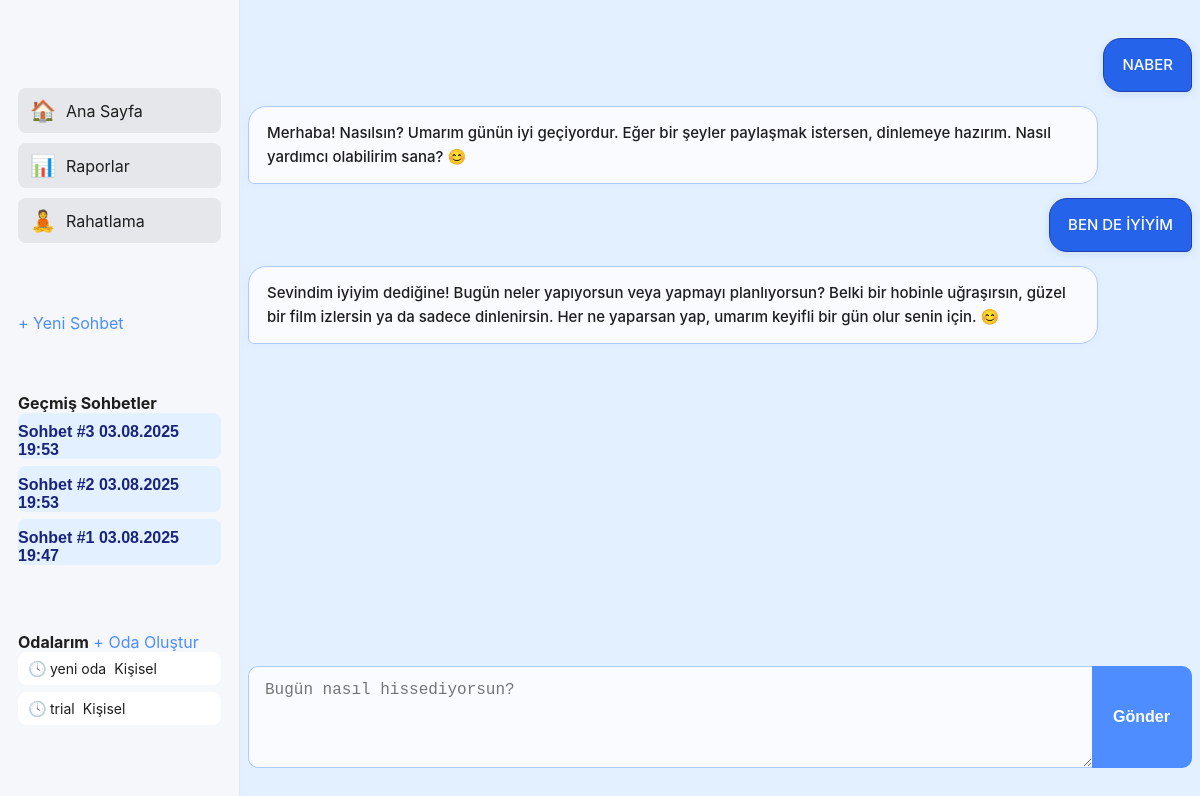
The page /chat (signed in) on the database its author committed.
### app/models.py (models this page shows)
class Chat(Base):
    __tablename__ = "chats"
    id = Column(Integer, primary_key=True, index=True)
    user_id = Column(Integer, ForeignKey("users.id"))
    title = Column(String, nullable=True)
    created_at = Column(DateTime, default=datetime.utcnow)
    messages = relationship("Message", back_populates="chat")

class ChatRoom(Base):
    __tablename__ = "chat_rooms"
    id = Column(Integer, primary_key=True, index=True)
    name = Column(String, nullable=False)
    is_group = Column(Integer, nullable=False)  # 0: false, 1: true
    members = relationship("ChatRoomMember", back_populates="room")
    messages = relationship("ChatMessage", back_populates="room")

class Message(Base):
    __tablename__ = "messages"
    id = Column(Integer, primary_key=True, index=True)
    user_id = Column(Integer, ForeignKey("users.id"))
    chat_id = Column(Integer, ForeignKey("chats.id"), nullable=True)  # Yeni eklenen alan
    session_id = Column(String, nullable=True)  # AI chat oturumu için eski alan (kademeli kaldırılacak)
    user_input = Column(Text, nullable=False)
    ai_response = Column(Text, nullable=False)
    timestamp = Column(DateTime, default=datetime.utcnow)
    stress_score = Column(Float, default=0.5) # YENİ EKLENEN SATIR
    owner = relationship("User", back_populates="messages")
    chat = relationship("Chat", back_populates="messages")

### app/chat.py (the view)
@router.get("/chat")
def get_chat(request: Request, db: Session = Depends(get_db)):
    user_id = request.cookies.get("user_id")
    if not user_id:
        return RedirectResponse("/login", status_code=303)
    chats = db.query(models.Chat).filter_by(user_id=user_id).order_by(models.Chat.created_at.desc()).all()
    user = db.query(models.User).filter_by(id=user_id).first()
    rooms = db.query(models.ChatRoom).join(models.ChatRoomMember).filter(models.ChatRoomMember.user_id == user_id).all()
    active_chat_id = request.cookies.get("active_chat_id")
    active_chat = None
    messages = []
    if active_chat_id:
        active_chat = db.query(models.Chat).filter_by(id=active_chat_id, user_id=user_id).first()
    if not active_chat and chats:
        active_chat = chats[0]
        active_chat_id = active_chat.id if active_chat else None
    if active_chat:
        messages = db.query(models.Message).filter_by(chat_id=active_chat.id).order_by(models.Message.timestamp).all()
    return database.templates.TemplateResponse("chat.html", {
        "request": request,
        "chats": chats,
        "messages": messages,
        "user": user,
        "rooms": rooms,
        "current_chat_id": active_chat_id
    })

### app/templates/chat.html (shortened to what this page needs)
<!DOCTYPE html>
<html lang="tr">
<head>
    <link rel="stylesheet" href="/static/style.css">
</head>
<body class="chat-bg">
    <div class="sidebar px-2 pt-3" style="min-width: 240px; background: #f5f7fa; border-right: 1px solid #e5e7eb; height: 100vh;">
        <div class="mb-4">
            <a href="#" id="profileBtn" class="sidebar-link">
                <span class="icon">🏠</span>
                <span>Ana Sayfa</span>
            </a>
            <a href="/report" class="sidebar-link">
                <span class="icon">📊</span>
                <span>Raporlar</span>
            </a>
            <a href="/relax" class="sidebar-link">
                <span class="icon">🧘</span>
                <span>Rahatlama</span>
            </a>
        </div>
        <a href="/chat/new" class="btn btn-primary w-100 rounded-pill py-2 mb-3">+ Yeni Sohbet</a>
        <div class="card mb-3 shadow-sm">
            <div class="card-header bg-white pb-2 pt-2"><strong>Geçmiş Sohbetler</strong></div>
            <ul class="list-group list-group-flush">
                {% if chats|length == 0 %}
                    <li class="list-group-item text-muted">Henüz sohbet yok.</li>
                {% else %}
                    {% for chat in chats %}
                        <li class="list-group-item px-3 py-2 {% if chat.id == current_chat_id %}active{% endif %}">
                            <form method="post" action="/chat" style="display:inline;">
                                <button type="submit" style="background:none;border:none;padding:0;color:inherit;cursor:pointer;width:100%;text-align:left;">
                                    <span style="font-weight:bold;">Sohbet #{{ chat.id }}</span> <span class="text-muted small ms-2">{{ chat.created_at.strftime('%d.%m.%Y %H:%M') }}</span>
                                </button>
                            </form>
                        </li>
                    {% endfor %}
                {% endif %}
            </ul>
        </div>
        <div class="card mb-3 shadow-sm">
            <div class="card-header bg-white pb-2 pt-2 d-flex justify-content-between align-items-center">
                <strong>Odalarım</strong>
                <a href="/rooms/create" class="btn btn-success btn-sm rounded-pill">+ Oda Oluştur</a>
            </div>
            <ul class="list-group list-group-flush">
                {% for room in rooms %}
                    <li class="list-group-item px-3 py-2">
                        <a href="/rooms/{{ room.id }}" class="d-flex justify-content-between align-items-center text-decoration-none">
                            <span>{{ room.name }}</span>
                            {% if room.is_group %}<span class="badge bg-primary">Grup</span>{% else %}<span class="badge bg-secondary">Kişisel</span>{% endif %}
                        </a>
                    </li>
                {% else %}
                    <li class="list-group-item text-muted">Henüz odan yok</li>
                {% endfor %}
            </ul>
        </div>
    </div>
    <div class="main chat-main">
        <div class="chat-box" id="chat-box">
            {% if messages|length == 0 %}
                <div class="text-muted text-center mt-5">Bu sohbette henüz mesaj yok.</div>
            {% else %}
                {% for msg in messages %}
                    <div class="message user-msg">{{ msg.user_input }}</div>
                    <div class="message ai-msg">{{ msg.ai_response }}</div>
                {% endfor %}
            {% endif %}
        </div>
        <form method="post" class="chat-form" action="/chat">
            <textarea name="user_input" rows="4" style="min-height:64px;" placeholder="Bugün nasıl hissediyorsun?" required></textarea>
            <button type="submit">Gönder</button>
        </form>
    </div>
</body>
</html>

### static/style.css (style rules this page uses)
* { box-sizing: border-box; }
body { font-family: 'Inter', Arial, sans-serif; background: #F5FAFF; color: #1E1E1E; display: flex; align-items: center; justify-content: center; min-height: 100vh; margin: 0; }
button { width: 100%; padding: 12px 14px; margin-top: 10px; border: none; border-radius: 8px; background: #2563EB; color: #fff; font-weight: 600; font-size: 16px; cursor: pointer; transition: background 0.2s, transform 0.1s; }
a { color: #4d8dff; text-decoration: none; }
.chat-bg { background: #e3f0ff; min-height: 100vh; height: 100vh; display: flex; align-items: stretch; justify-content: center; overflow: hidden; }
.sidebar { position: relative; width: 230px; background: #E1ECF9; padding: 28px 18px; overflow-y: auto; border-right: 1px solid #b7c9db; box-shadow: 2px 0 8px rgba(225,236,249,0.09); display: flex; flex-direction: column; min-height: 100vh; }
.sidebar > *:not(.circle-btn) { margin-top: 60px; }
.sidebar ul { list-style: none; padding-left: 0; margin: 0; }
.sidebar ul li { padding: 0; margin-bottom: 7px; border-radius: 8px; transition: background 0.18s; position: relative; }
.sidebar ul li a { display: flex; align-items: center; gap: 8px; padding: 8px 12px 8px 32px; color: #1E1E1E; text-decoration: none; border-radius: 8px; font-size: 14px; background: #FFFFFF; position: relative; transition: background 0.18s, color 0.18s; }
.sidebar ul li a::before { content: "🕓"; position: absolute; left: 10px; font-size: 15px; opacity: 0.7; }
.sidebar li { padding: 8px 12px; background: #e3f0ff; margin-bottom: 7px; border-radius: 8px; font-size: 14px; color: #1a237e; transition: background 0.2s; }
.main.chat-main { flex: 1; display: flex; flex-direction: column; min-width: 0; height: 100vh; padding: 38px 0 0 0; overflow: hidden; }
.chat-box { flex: 1; overflow-y: auto; margin-bottom: 0; padding: 0 32px; display: flex; flex-direction: column; gap: 12px; scrollbar-width: thin; scrollbar-color: #b0c9ff #e3f0ff; max-height: calc(100vh - 120px); }
.message { max-width: 60%; padding: 14px 18px; border-radius: 18px; font-size: 15px; box-shadow: 0 2px 10px rgba(180,200,255,0.08); word-break: break-word; margin-bottom: 2px; position: relative; line-height: 1.6; }
.user-msg { background: #2563EB; align-self: flex-end; color: #fff; border-bottom-right-radius: 6px; border: 1.5px solid #1E40AF; box-shadow: 0 2px 10px rgba(37,99,235,0.13); font-weight: 500; }
.ai-msg { background: #f9fbff; align-self: flex-start; color: #1E1E1E; border-bottom-left-radius: 6px; border: 1.5px solid #b0c9ff; box-shadow: 0 2px 10px rgba(176,201,255,0.09); font-weight: 500; }
.chat-form { display: flex; gap: 0; padding: 0 32px 32px 32px; align-items: stretch; }
.chat-form textarea { flex: 1; padding: 14px 16px; border-radius: 10px 0 0 10px; border: 1px solid #b0c9ff; resize: vertical; font-size: 16px; background: #f9fbff; transition: border-color 0.2s; margin: 0; border-right: none; box-shadow: none; }
.chat-form button { padding: 0 16px; border-radius: 0 10px 10px 0; background: #4d8dff; color: #fff; font-weight: 600; font-size: 16px; border: 1px solid #4d8dff; border-left: none; cursor: pointer; transition: background 0.2s, transform 0.1s; box-shadow: none; margin: 0; display: flex; align-items: center; justify-content: center; width: auto; min-width: 100px; }
.chat-main { padding: 14px 0 0 0; }
.chat-form, .chat-box { padding-left: 8px; padding-right: 8px; }
.message { max-width: 90%; }

### app/templates/chat.html (style rules this page uses)
.sidebar-link { background-color: #e5e7eb; border-radius: 8px; padding: 10px 12px; display: flex; align-items: center; text-decoration: none; color: #1e1e1e; margin-bottom: 10px; transition: background-color 0.2s ease; }
.sidebar-link span.icon { font-size: 1.3rem; margin-right: 10px; }

### rows shown on the page
Chat: id "3", created_at "03.08.2025 19:53"
Chat: id "2", created_at "03.08.2025 19:53"
Chat: id "1", created_at "03.08.2025 19:47"
ChatRoom: name "yeni oda", is_group "Kişisel"
ChatRoom: name "trial", is_group "Kişisel"
Message: user_input "NABER", ai_response "Merhaba! Nasılsın? Umarım günün iyi geçiyordur. Eğer bir şeyler paylaşmak istersen, dinlemeye hazırım. Nasıl yardımcı olabilirim sana? 😊"
Message: user_input "BEN DE İYİYİM", ai_response "Sevindim iyiyim dediğine! Bugün neler yapıyorsun veya yapmayı planlıyorsun? Belki bir hobinle uğraşırsın, güzel bir film izlersin ya da sadece dinlenirsin. Her ne yaparsan yap, umarım keyifli bir gün olur senin için. 😊"
